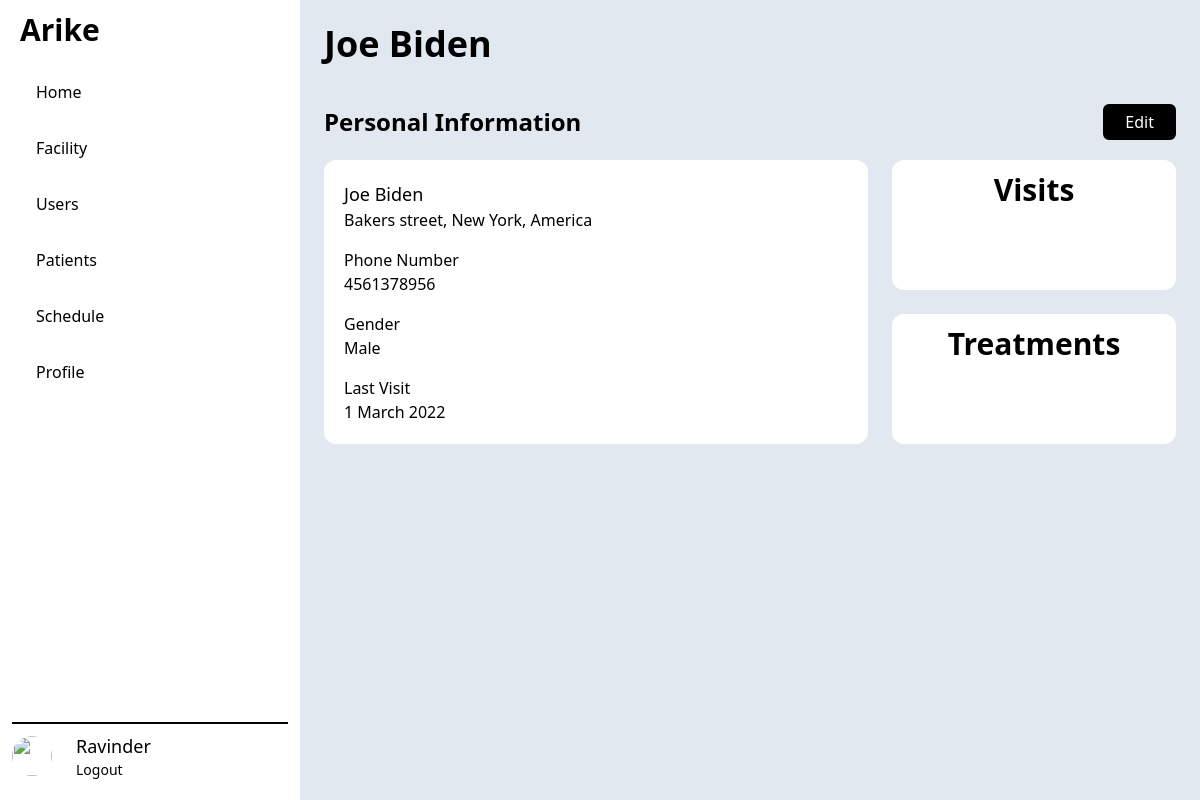
The page /patient/4/ on the database its author committed.
### patient/models.py (models this page shows, shortened)
class Patient(models.Model):
    full_name = models.CharField(max_length=TEXT_LENGTH)
    date_of_birth = models.DateField()
    address = models.TextField()
    landmark = models.CharField(max_length=TEXT_LENGTH, blank=True)
    phone = models.IntegerField()
    gender = models.CharField(choices=GENDER_CHOICES, max_length=TEXT_LENGTH)
    emergency_phone_number = models.IntegerField()
    expired_time = models.DateTimeField(null=True, blank=True)
    ward = models.CharField(max_length=TEXT_LENGTH)
    facility = models.ForeignKey(Facility, on_delete=models.CASCADE)

### patient/views.py (the view)
# urls.py: path('<int:pk>/', views.PatientDetailView.as_view(), name="patient_detail"),
class PatientDetailView(generic.DetailView):
    model = Patient

### patient/templates/patient/patient_detail.html
{% extends "base.html" %}
{% block content %}
    <section>
        <h2 class="text-4xl font-bold">{{patient.full_name}}</h2>
        <div class="flex justify-between items-center mt-10 my-5">
            <h3 class="text-2xl font-bold">Personal Information</h2>
            <a href="{% url 'patient:patient_update' patient.id %}">
                <span class="inline-block rounded-md border-2 border-black cursor-pointer px-5 py-1 bg-black text-white">Edit</span>
            </a>
        </div>
        <div class="container flex gap-6">
            <div class="grow p-5 bg-white rounded-xl">
                <h4 class="text-lg font-medium">{{patient.full_name}}</h4>
                <p>{{patient.address}}</p>
                <p class="font-medium mt-4">Phone Number</p>
                <p>{{patient.phone}}</p>
                <p class="font-medium mt-4">Gender</p>
                <p>{{patient.gender}}</p>
                <p class="font-medium mt-4">Last Visit</p>
                <p>1 March 2022</p>
            </div>
            <div class="basis-1/3 flex flex-col gap-6">
                <div class="p-3 bg-white rounded-xl grow text-center">
                    <span class="text-3xl font-bold">Visits</span>
                </div>
                <div class="p-3 bg-white rounded-xl grow text-center">
                    <span class="text-3xl font-bold">Treatments</span>
                </div>
            </div>
        </div>
    </section>
{% endblock %}

### rows shown on the page
Patient: full_name "Joe Biden", address "Bakers street, New York, America", phone "4561378956", gender "Male"
